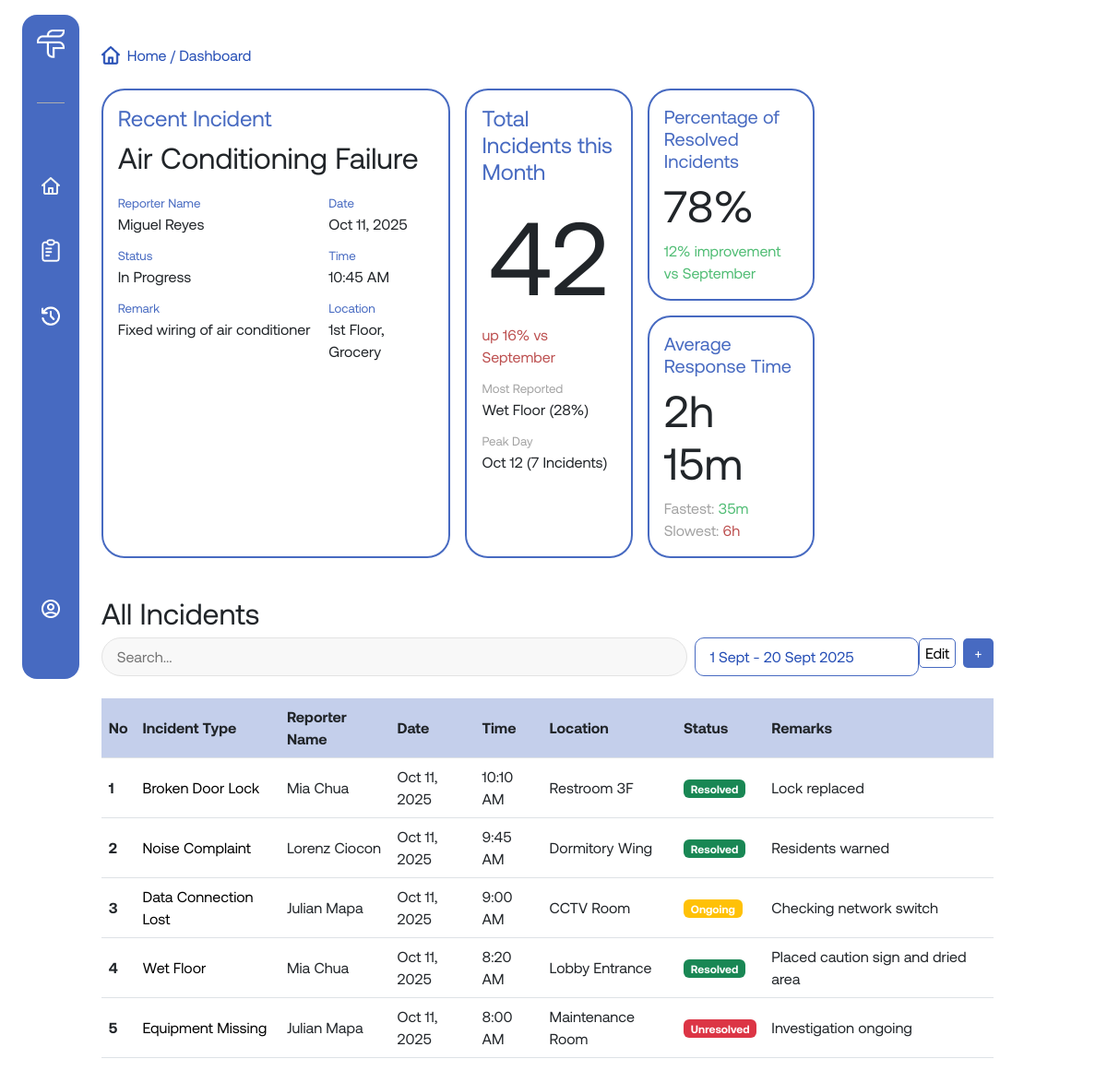
The page /pages/dashboard.php (signed in) on the database its author committed.
### tables this page shows
CREATE TABLE users (
  user_id INT(10) AUTO_INCREMENT PRIMARY KEY,
  name VARCHAR(255) NOT NULL,
  role VARCHAR(255) NOT NULL,
  username VARCHAR(255) UNIQUE NOT NULL,
  password VARCHAR(255) NOT NULL
);

CREATE TABLE incidents (
  incident_id INT(10) AUTO_INCREMENT PRIMARY KEY,
  description VARCHAR(255) NOT NULL,
  location VARCHAR(255) NOT NULL,
  reported_by INT(10),
  role_assigned_to VARCHAR(255),
  status VARCHAR(255) DEFAULT 'Ongoing',
  remarks VARCHAR(255),
  date DATE,
  time TIME,
  FOREIGN KEY (reported_by) REFERENCES users(user_id) ON DELETE SET NULL
);

### pages/dashboard.php (the view, shortened to what this page needs)
<?php
    include('../includes/db_connect.php');
    if(isset($_SESSION['user_id'])){
        $user_id = $_SESSION['user_id'] ;
        $sql = "SELECT role FROM users WHERE user_id = $user_id";
        $result = mysqli_query($conn, $sql);
        if($result && mysqli_num_rows($result) > 0){
            $row = mysqli_fetch_assoc($result);
            $user_role = htmlspecialchars($row['role']);
        }
        if ($user_role == 'Admin') {
            $sql = "SELECT incidents.incident_id, incidents.description, users.name AS reporter_name, incidents.location, incidents.date, incidents.time, incidents.status, incidents.remarks
                    FROM incidents
                    LEFT JOIN users ON incidents.reported_by = users.user_id
                    ORDER BY incidents.incident_id DESC
                    LIMIT 5" ;
            $table_header = 'All' ;
        }
        $result_incidents = mysqli_query($conn, $sql);
    }
?>
<!DOCTYPE html>
<html lang="en">
<head>
    <link href="https://cdn.jsdelivr.net/npm/bootstrap@5.3.8/dist/css/bootstrap.min.css" rel="stylesheet">
    <link rel="stylesheet" href="../assets/css/style.css">
</head>
<body>
    <div class="layout d-md-flex w-md-100">
        <?php include('../includes/navbar.php') ?>
        <div class="main-content flex-md-fill p-md-3 pt-md-5">
            <div class="main-content-container w-90 mx-auto mx-md-0 w-md-100">
                <p class="page-info"> <img src="../assets/images/blue-home-icon.png" alt=""><span>Home  /  Dashboard</span></p>
                <div class="dashboard-cards my-4 d-md-grid gap-md-3">
                    <div class="recent-incident dash-card dash-card-left">
                        <h4>Recent Incident</h4>
                        <h2>Air Conditioning Failure</h2>
                        <div class="recent-bot-card ">
                            <div class="recent-left">
                                <p class="recent-labels">Reporter Name</p>
                                <p>Miguel Reyes</p>
                                <p class="recent-labels">Status</p>
                                <p>In Progress</p>
                                <p class="recent-labels">Remark</p>
                                <p>Fixed wiring of air conditioner</p>
                            </div>
                            <div class="recent-right">
                                <p class="recent-labels">Date</p>
                                <p>Oct 11, 2025</p>
                                <p class="recent-labels">Time</p>
                                <p>10:45 AM</p>
                                <p class="recent-labels">Location</p>
                                <p>1st Floor, Grocery</p>
                            </div>
                        </div>
                    </div>
                    <div class="dash-card-right">
                        <div class="total-incidents dash-card">
                            <h4>Total Incidents this Month</h4>
                            <h1 class="text-center">42</h1>
                            <p class="red-text">up 16% vs September</p>
                            <p class="total-labels">Most Reported</p>
                            <p>Wet Floor (28%)</p>
                            <p class="total-labels">Peak Day</p>
                            <p>Oct 12 (7 Incidents)</p>
                        </div>
                        <div class="right-right-col">
                            <div class="percentage dash-card">
                                <h4>Percentage of Resolved Incidents</h4>
                                <h2>78%</h2>
                                <p class="green-text">12% improvement vs September</p>
                            </div>
                            <div class="average-time dash-card">
                                <h4>Average Response Time</h4>
                                <h2>2h 15m</h2>
                                <p>Fastest: <span class="green-text">35m</span></p>
                                <p>Slowest: <span class="red-text">6h</span></p>
                            </div>
                        </div>
                    </div>
                </div>
                <h2><?= $table_header?> Incidents</h2>
                <div class="table-search-group">
                    <div class="top-search">
                        <input type="text" placeholder="Search...">
                        <div class="filter-date">
                            <p>1 Sept - 20 Sept 2025</p>
                        </div>
                    </div>
                    <div class="bot-search">
                        <button class="edit-btn" id="toggleEditMode">Edit</button>
                        <a href="./add-incident.php">+</a>
                    </div>
                </div>
                <table class="incident-table">
                    <thead>
                    <tr class="header-row">
                        <th scope="col">No</th>
                        <th scope="col">Incident Type</th>
                        <th scope="col">Reporter Name</th>
                        <th scope="col">Date</th>
                        <th scope="col">Time</th>
                        <th scope="col">Location</th>
                        <th scope="col">Status</th>
                        <th scope="col">Remarks</th>
                        <th class="edit-col"></th>
                    </tr>
                    </thead>
                    <tbody>
                        <?php
                            if ($result_incidents && mysqli_num_rows($result_incidents) > 0) {
                                $count = 1;
                                while ($row = mysqli_fetch_array($result_incidents)) {
                                    $incidentId = htmlspecialchars($row['incident_id']);
                                    $description = htmlspecialchars($row['description']);
                                    $reporter = htmlspecialchars($row['reporter_name']);
                                    $location = htmlspecialchars($row['location']);
                                    $date = date("M d, Y", strtotime($row['date']));
                                    $time = date("g:i A", strtotime($row['time']));
                                    $status = htmlspecialchars($row['status']);
                                    $remarks = htmlspecialchars($row['remarks']);
                                    $badgeClass = '';
                                    if ($status == 'Resolved') $badgeClass = 'bg-success';
                                    elseif ($status == 'Ongoing') $badgeClass = 'bg-warning';
                                    else $badgeClass = 'bg-danger';
                                    echo "
                                    <tr data-id='{$incidentId}'>
                                        <th scope='row' data-label='No'>{$count}</th>
                                        <td data-label='Incident Type'>{$description}</td>
                                        <td data-label='Reporter Name'>{$reporter}</td>
                                        <td data-label='Date'>{$date}</td>
                                        <td data-label='Time'>{$time}</td>
                                        <td data-label='Location'>{$location}</td>
                                        <td data-label='Status'><span class='badge {$badgeClass}'>{$status}</span></td>
                                        <td data-label='Remarks'>{$remarks}</td>
                                        <td class='edit-cell'></td>
                                    </tr>
                                    ";
                                    $count++;
                                }
                            } else {
                                echo "
                                <tr>
                                    <td colspan='9' class='text-center'>No incidents found.</td>
                                </tr>";
                            }
                        ?>
                    </tbody>
                </table>
            </div>
        </div>
    </div>
</body>
<?php include('../includes/footer.php') ?>

### includes/navbar.php (shortened to what this page needs)
<?php
    include('../includes/db_connect.php') ;
    $user_name = 'Guest' ;
    if(isset($_SESSION['user_id'])){
        $user_id = $_SESSION['user_id'] ;
        $sql = "SELECT name FROM users WHERE user_id = $user_id";
        $result = mysqli_query($conn, $sql);
        if($result && mysqli_num_rows($result) > 0){
            $row = mysqli_fetch_assoc($result);
            $user_name = htmlspecialchars($row['name']);
        }
    }
?>
<div class="nav-bar collapsed d-none d-md-block py-md-3 overflow-hidden">
    <div class="main-container d-md-flex flex-md-column rounded-4 p-md-3">
        <div class="nav-header d-md-flex align-items-md-center justify-content-md-center pb-md-5">
            <img src="../assets/images/white-logo.png" alt="" class="nav-logo">
        </div>
        <nav>
            <ul>
                <li><a href="../pages/dashboard.php"><img src="../assets/images/home-icon.png" alt=""><span>Home</span></a></li>
                <li><a href="../pages/reports.php"><img src="../assets/images/reports-icon.png" alt=""><span>Reports</span></a></li>
                <li><a href="../pages/history.php"><img src="../assets/images/history-icon.png" alt=""><span>History</span></a></li>
            </ul>
            <ul class="bot-nav">
                <li><a href="../pages/account.php"><img src="../assets/images/accounts-icon.png" alt=""><span><?= $user_name ?></span></a></li>
            </ul>
        </nav>
    </div>
</div>

### includes/footer.php (shortened to what this page needs)
</html>

### rows shown on the page
users: role "All"
incidents: description "Broken Door Lock", reported_by.name "Mia Chua", date "Oct 11, 2025", time "10:10 AM", location "Restroom 3F", status "Resolved", remarks "Lock replaced"
incidents: description "Noise Complaint", reported_by.name "Lorenz Ciocon", date "Oct 11, 2025", time "9:45 AM", location "Dormitory Wing", status "Resolved", remarks "Residents warned"
incidents: description "Data Connection Lost", reported_by.name "Julian Mapa", date "Oct 11, 2025", time "9:00 AM", location "CCTV Room", status "Ongoing", remarks "Checking network switch"
incidents: description "Wet Floor", reported_by.name "Mia Chua", date "Oct 11, 2025", time "8:20 AM", location "Lobby Entrance", status "Resolved", remarks "Placed caution sign and dried area"
incidents: description "Equipment Missing", reported_by.name "Julian Mapa", date "Oct 11, 2025", time "8:00 AM", location "Maintenance Room", status "Unresolved", remarks "Investigation ongoing"
